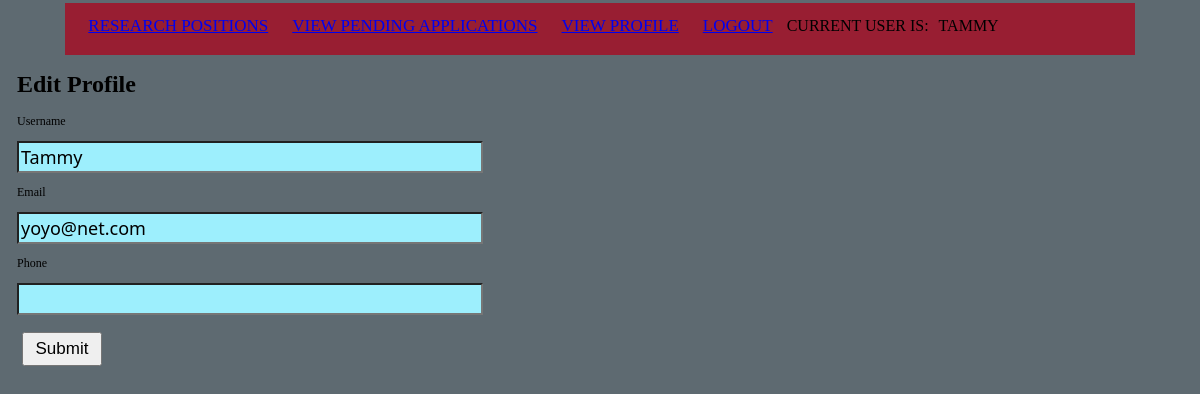
/edit_faculty_profile (signed in), run on the app's committed database.
### app/Model/models.py (models this page shows, shortened)
class User(UserMixin, db.Model):
    id = db.Column(db.Integer, primary_key=True)
    username = db.Column(db.String(64), unique=True)
    email = db.Column(db.String(120), unique=True)
    WSU_id = db.Column(db.String(10), unique=True)
    password_hash = db.Column(db.String(128))
    role = db.Column(db.String(20))
    major = db.Column(db.String(20))
    gpa = db.Column(db.String(4))
    completed_courses = db.relationship('Elective', secondary = userElectives,
                                  primaryjoin=(userElectives.c.user_id == id),
                                  backref=db.backref('userElectives',
                                  lazy='dynamic'), lazy='dynamic')
    interested_fields = db.relationship('Field', secondary = userInterests,
                                  primaryjoin=(userInterests.c.user_id == id),
                                  backref=db.backref('userInterests',
                                  lazy='dynamic'), lazy='dynamic')
    known_languages = db.relationship('Language', secondary = userLanguages,
                                  primaryjoin=(userLanguages.c.user_id == id),
                                  backref=db.backref('userLanguages',
                                  lazy='dynamic'), lazy='dynamic')
    prior_research_experience = db.Column(db.String(200))
    phone = db.Column(db.String(12), unique=True)
    posts = db.relationship('Post', backref='writer', lazy='dynamic')
    def __repr__(self):
        return '{}'.format(self.username)

### app/Controller/routes.py (the view)
@bp_routes.route('/edit_faculty_profile', methods = ['GET', 'POST'])
@login_required
def edit_faculty_profile():
    eform = FacultyEditForm()
    if request.method == 'POST':
        current_user.username = eform.username.data
        current_user.email = eform.email.data
        current_user.phone = eform.phone.data
        db.session.add(current_user)
        db.session.commit()
        flash("Your changes have been saved")
        return redirect(url_for('routes.display_FacultyProfile'))
    elif request.method == 'GET':
        eform.username.data = current_user.username
        eform.email.data = current_user.email
        eform.phone.data = current_user.phone
    else:
        pass
    return render_template('edit_faculty_profile.html', title ='Edit Profile', form = eform)

### app/Controller/forms.py (shortened to what this page needs)
class FacultyEditForm(FlaskForm):
    username = StringField('Username', validators=[DataRequired()])
    email = StringField('Email', validators=[DataRequired(), Email()])
    phone = StringField('Phone', validators=[DataRequired()])
    submit = SubmitField('Submit')

### app/Model/models.py (called while the page is built)
@login.user_loader
def load_user(id):
    return User.query.get(int(id))

### app/View/templates/edit_faculty_profile.html (shortened to what this page needs)
{% extends "base.html" %}
{% block content%}
    <h1> Edit Profile </h1>
    {% if form %}
        <form action = "" method = "POST">
            <p> {{form.username.label }}</p>
            <p>{{ form.username(class = 'forminput') }} </p>
            <p>{{ form.email.label }} </p>
            <p> {{ form.email(class = 'forminput') }} </p>
            <p>{{ form.phone.label }} </p>
            <p> {{ form.phone(class = 'forminput') }} </p>
            <p>{{ form.submit(class='button') }} </p>
        </form>
    {% endif %}
    {% endblock %}

### app/View/templates/base.html (shortened to what this page needs)
<html class = nav-container2>
    <head>
        <link rel="stylesheet" href="{{ url_for('static', filename='css/main.css') }}">
    </head>
    <body>
        <div class = "nav-container">
            <table>
                <tr>
                    <td><a href="{{ url_for('routes.index') }}" class="button"> Research Positions </a></td>
                    {% if current_user.role == 'Faculty' %}
                    <td><a href="{{ url_for('routes.post_position') }}" class="button"> Post New Research Position </a></td>
                    <td><a href="{{ url_for('routes.view_applications', current_user_id = current_user.id) }}" class="button"> View Submitted Applications </a></td>
                    {% elif current_user.role == 'Student' %}
                    <td><a href="{{ url_for('routes.view_applications', current_user_id = current_user.id) }}" class="button"> View Pending Applications </a></td>
                    {% endif %}
                    {% if current_user.role == 'Student'%}
                    <td><a href="{{ url_for('routes.display_StudentProfile') }}" class = "button"> View Profile </a></td>
                    {% elif current_user.role == 'Faculty' %}
                    <td><a href="{{ url_for('routes.display_FacultyProfile') }}" class = "button"> View Profile </a></td>
                    {% endif %}
                    {% if current_user.is_anonymous %}
                    <td><a href="{{ url_for('auth.login') }}" class = "button"> Login </a></td>
                    <td> Current user is: <span class="useritem">________ </span> </td>
                    {% else %}
                    <td><a href="{{ url_for('auth.logout') }}" class = "button"> Logout </a></td>
                    <td> Current user is: <span class="useritem">{{ current_user }} </span> </td>
                    {% endif %}
                </tr>
            </table>
        </div>
        <div>
            {% block content %} {% endblock %}
        </div>
    </body>
</html>

### app/View/static/css/main.css (style rules this page uses)
body { margin: 1px 1px 1px 1px; padding: 1px; font-family: Tahoma; text-align: left; }
.nav-container { background: #981E32; font-family: Tahoma; font-size: 12px; height: 32px; text-transform: uppercase; margin: auto; width: 90%;; padding: 10px }
.nav-container2 { background:#5E6A71; font-family: Tahoma; font-size: 12px; height: 32px; margin: 1px 15px 1px 15px; }
.button { width : 80px; font-size: 17px; margin : 5px; padding : 5px; }
.useritem { text-align: center; padding: 3px; margin: 4px 3px 4px 3px; color: black; text-transform: uppercase; }
.forminput { background:#9deffd; margin: auto; width: 40%; padding: 2px; font-family: 'Segoe UI', Tahoma, Geneva, Verdana, sans-serif; font-size: 18px; }

### data on the page
User: username "TAMMY", username "Tammy", email "yoyo@net.com"
